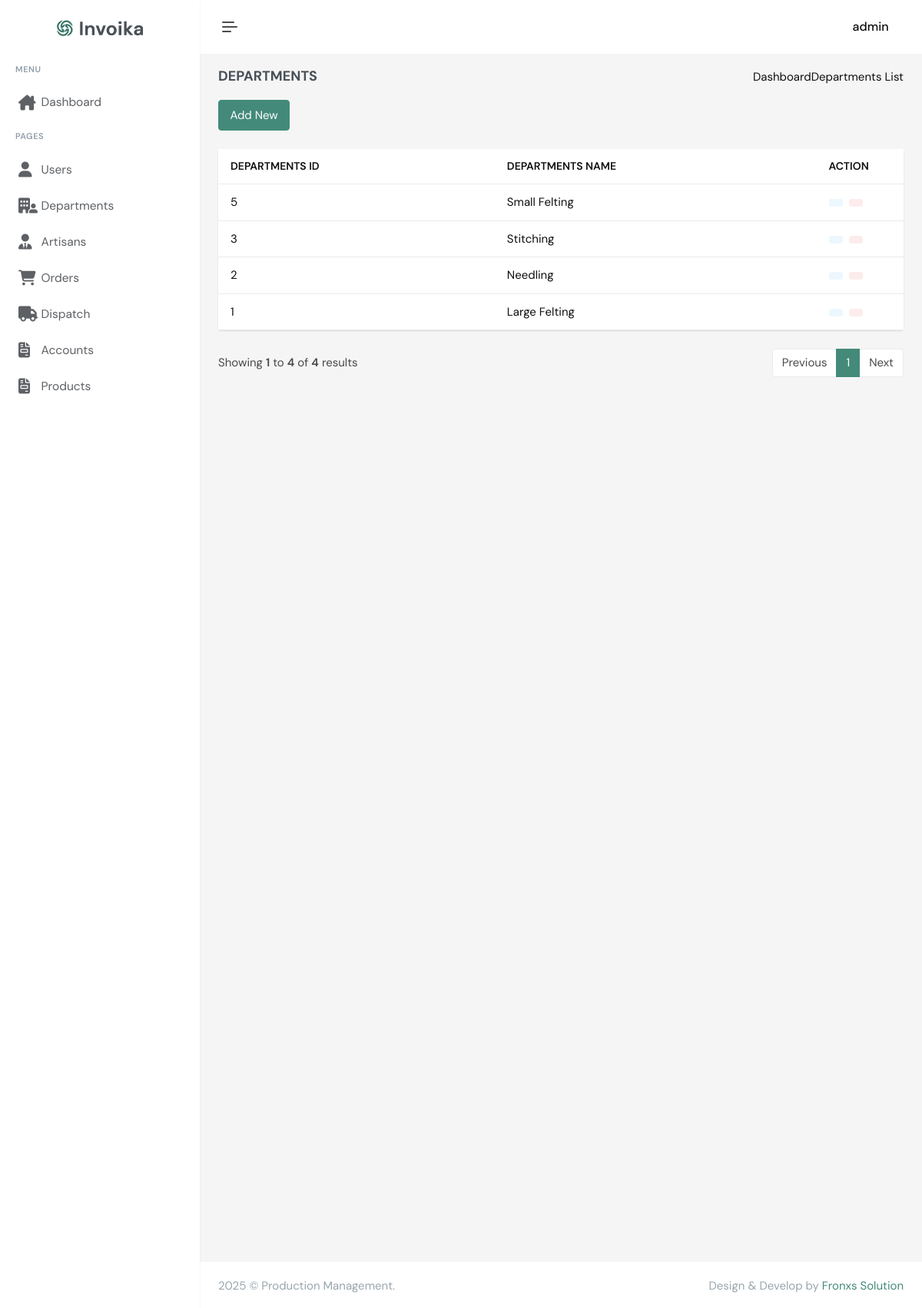
Screenshot of /departments.php (signed in) with the database file from the repository.
### tables this page shows
CREATE TABLE `users` (
  `UserID` int(11) NOT NULL,
  `Username` varchar(100) NOT NULL,
  `Password` varchar(255) NOT NULL,
  `Role` enum('Admin','Manager','Quality Control','Dispatch','Accounts') NOT NULL,
  `is_delete` tinyint(4) NOT NULL DEFAULT '0' COMMENT '0:not delete 1:delete',
  `created_at` timestamp NOT NULL DEFAULT CURRENT_TIMESTAMP,
  `updateed_at` timestamp NOT NULL DEFAULT CURRENT_TIMESTAMP
);

CREATE TABLE `departments` (
  `DepartmentID` int(11) NOT NULL,
  `DepartmentName` varchar(100) NOT NULL,
  `is_delete` int(11) DEFAULT '0' COMMENT '0:not delete 1:delete',
  `created_at` timestamp NOT NULL DEFAULT CURRENT_TIMESTAMP,
  `updateed_at` timestamp NOT NULL DEFAULT CURRENT_TIMESTAMP
);

### departments.php (the view, shortened to what this page needs)
<?php
include "config.php";
include "assets/includes/header.php";
?>
<div class="main-content">
    <div class="page-content">
        <div class="container-fluid">
            <div class="row">
                <div class="col-12">
                    <div class="page-title-box d-sm-flex align-items-center justify-content-between">
                        <h4 class="mb-sm-0">Departments</h4>
                        <div class="page-title-right">
                            <ol class="breadcrumb m-0">
                                <li class="breadcrumb-item"><a href="dashboard">Dashboard</a></li>
                                <li class=" active"><i class="las la-angle-right"></i>Departments List</li>
                            </ol>
                        </div>
                    </div>
                </div>
            </div>
            <div class="row pb-4 gy-3">
                <div class="col-sm-4">
                    <button class="btn btn-primary addPayment-modal" data-bs-toggle="modal" data-bs-target="#addpaymentModal"><i class='bx bx-user-plus'></i> Add New</button>
                </div>
            </div>
            <div class="row">
                <div class="col-xl-12">
                    <div class="card">
                        <div class="card-body">
                            <div class="table-responsive table-card">
                                <table class="table table-hover table-nowrap align-middle mb-0">
                                    <thead>
                                        <tr class="text-muted text-uppercase">
                                            <th scope="col">Departments ID</th>
                                            <th scope="col">Departments Name</th>
                                            <th scope="col" style="width: 12%;">Action</th>
                                        </tr>
                                    </thead>
                                    <tbody>
                                        <?php
                                        $records_per_page = 10;
                                        $current_page = isset($_GET['page']) ? $_GET['page'] : 1;
                                        $offset = ($current_page - 1) * $records_per_page;
                                        $sql_count = "SELECT COUNT(*) as total FROM departments WHERE is_delete = 0";
                                        $result_count = mysqli_query($conn, $sql_count);
                                        $total_records = mysqli_fetch_assoc($result_count)['total'];
                                        $total_pages = ceil($total_records / $records_per_page);
                                        $sql = "SELECT * FROM departments WHERE is_delete = 0 ORDER BY DepartmentID  DESC LIMIT $offset, $records_per_page";
                                        $result = mysqli_query($conn, $sql) or die("Query Failed");
                                        if (mysqli_num_rows($result) > 0) {
                                            while ($row = mysqli_fetch_assoc($result)) {
                                        ?>
                                                <tr data-department_id="<?php echo $row['DepartmentID']; ?>" data-department_name="<?php echo $row['DepartmentName']; ?>" >
                                                    <td><?php echo $row['DepartmentID']; ?></td>
                                                    <td><?php echo $row['DepartmentName']; ?></td>
                                                    <td>
                                                        <ul class="list-inline hstack  mb-0">
                                                            <li class="list-inline-item edit" data-bs-toggle="tooltip" data-bs-trigger="hover" data-bs-placement="top" title="Edit">
                                                                <button href="" class="btn btn-soft-info btn-sm d-inline-block " data-bs-toggle="modal2" data-bs-target="#editpaymentModal">
                                                                </button>
                                                            </li>
                                                            <li class="list-inline-item" data-bs-toggle="tooltip" data-bs-trigger="hover" data-bs-placement="top" title="Remove">
                                                                <a href="department-process?id=<?php echo $row['DepartmentID']; ?>" class="btn btn-soft-danger btn-sm d-inline-block" onclick="return confirm('Do you want to delete this Departments?')">
                                                                </a>
                                                            </li>
                                                        </ul>
                                                    </td>
                                                </tr>
                                        <?php
                                            }
                                        } else {
                                            echo '
                                            <tr>
                                                <td colspan="7"><h2>No Records Found</h2></td>
                                            </tr>';
                                        }
                                        ?>
                                    </tbody>
                                </table>
                            </div>
                        </div>
                    </div>
                </div>
            </div>
            <div class="row align-items-center mb-4 gy-3">
                <div class="col-md-5">
                    <p class="mb-0 text-muted">Showing <b><?php echo ($offset + 1); ?></b> to <b><?php echo min($offset + $records_per_page, $total_records); ?></b> of <b><?php echo $total_records; ?></b> results</p>
                </div>
                <div class="col-sm-auto ms-auto">
                    <nav aria-label="...">
                        <ul class="pagination mb-0">
                            <li class="page-item <?php if ($current_page <= 1) echo 'disabled'; ?>">
                                <a class="page-link" href="?page=<?php echo $current_page - 1; ?>">Previous</a>
                            </li>
                            <?php for ($i = 1; $i <= $total_pages; $i++) { ?>
                                <li class="page-item <?php if ($current_page == $i) echo 'active'; ?>">
                                    <a class="page-link" href="?page=<?php echo $i; ?>"><?php echo $i; ?></a>
                                </li>
                            <?php } ?>
                            <li class="page-item <?php if ($current_page >= $total_pages) echo 'disabled'; ?>">
                                <a class="page-link" href="?page=<?php echo $current_page + 1; ?>">Next</a>
                            </li>
                        </ul>
                    </nav>
                </div>
            </div>
        </div>
    </div>
</div>
<?php
include "assets/includes/footer.php";
?>

### assets/includes/header.php (shortened to what this page needs)
<!doctype html>
<html lang="en" data-layout="vertical" data-topbar="light" data-sidebar="light" data-sidebar-size="lg" data-sidebar-image="none" data-preloader="disable">
<head>
    <link href="assets/libs/jsvectormap/css/jsvectormap.min.css" rel="stylesheet" type="text/css" />
    <link href="assets/css/bootstrap.min.css" rel="stylesheet" type="text/css" />
    <link href="assets/css/icons.min.css" rel="stylesheet" type="text/css" />
    <link href="assets/css/app.min.css" rel="stylesheet" type="text/css" />
    <link rel="stylesheet" href="https://cdnjs.cloudflare.com/ajax/libs/font-awesome/6.6.0/css/all.min.css" />
</head>
<body>
    <div id="layout-wrapper">
        <header id="page-topbar">
            <div class="layout-width">
                <div class="navbar-header">
                    <div class="d-flex">
                        <button type="button"
                            class="btn btn-sm px-3 fs-16 header-item vertical-menu-btn topnav-hamburger"
                            id="topnav-hamburger-icon">
                            <span class="hamburger-icon">
                                <span></span>
                                <span></span>
                                <span></span>
                            </span>
                        </button>
                    </div>
                    <div class="d-flex align-items-center">
                        <div class="dropdown header-item">
                            <button type="button" class="btn" id="page-header-user-dropdown" data-bs-toggle="dropdown"
                                aria-haspopup="true" aria-expanded="false">
                                <span class="d-flex align-items-center">
                                    <span class="text-start ms-xl-2">
                                        <?php
                                        $sql = "SELECT * FROM users WHERE UserID = {$_SESSION['UserID']}";
                                        $result = mysqli_query($conn, $sql);
                                        $row = mysqli_fetch_assoc($result);
                                        ?>
                                        <span class="d-none d-xl-inline-block fw-medium user-name-text fs-16"><?php echo $row['Username'] ?>
                                            <i class="las la-angle-down fs-12 ms-1"></i></span>
                                    </span>
                                </span>
                            </button>
                        </div>
                    </div>
                </div>
            </div>
        </header>
        <div class="app-menu navbar-menu">
            <div class="navbar-brand-box">
                <a href="dashboard" class="logo logo-dark">
                    <span class="logo-lg">
                        <img src="assets/images/logo-dark.png" alt="" height="21">
                    </span>
                </a>
            </div>
            <div id="scrollbar">
                <div class="container-fluid">
                    <ul class="navbar-nav" id="navbar-nav">
                        <li class="menu-title"><span data-key="t-menu">Menu</span></li>
                        <li class="nav-item">
                            <a class="nav-link menu-link" href="dashboard">
                                <i class="fa-solid fa-house-chimney"></i> <span data-key="t-dashboard">Dashboard</span>
                            </a>
                        </li>
                        <li class="menu-title"><i class='bx bx-dots-horizontal-rounded'></i> <span data-key="t-pages">Pages</span></li>
                        <?php if ($_SESSION['Role'] == 'Admin') { ?>
                            <li class="nav-item">
                                <a class="nav-link menu-link" href="users">
                                    <i class="fa-solid fa-user"></i><span data-key="t-users">Users</span>
                                </a>
                            </li>
                            <li class="nav-item">
                                <a class="nav-link menu-link" href="departments">
                                    <i class="fa-solid fa-building-user"></i> <span data-key="t-departments">Departments</span>
                                </a>
                            </li>
                            <li class="nav-item">
                                <a class="nav-link menu-link" href="artisans">
                                    <i class="fa-solid fa-user-tie"></i> <span data-key="t-artisans">Artisans</span>
                                </a>
                            </li>
                        <?php } ?>
                        <?php if ($_SESSION['Role'] == 'Admin' || $_SESSION['Role'] == 'Quality Control' || $_SESSION['Role'] == 'Manager') { ?>
                            <li class="nav-item">
                                <a class="nav-link menu-link" href="orders">
                                    <i class="fa-solid fa-cart-shopping"></i> <span data-key="t-orders">Orders</span>
                                </a>
                            </li>
                        <?php } ?>
                        <?php if ($_SESSION['Role'] == 'Admin' || $_SESSION['Role'] == 'Quality Control') { ?>
                            <li class="nav-item">
                                <a class="nav-link menu-link" href="dispatch">
                                    <i class="fa-solid fa-truck"></i> <span data-key="t-dispatch">Dispatch</span>
                                </a>
                            </li>
                        <?php } ?>
                        <?php if ($_SESSION['Role'] == 'Admin' || $_SESSION['Role'] == 'Accounts') { ?>
                            <li class="nav-item">
                                <a class="nav-link menu-link" href="accounts">
                                    <i class="fa-solid fa-file-invoice"></i> <span data-key="t-accounts">Accounts</span>
                                </a>
                            </li>
                        <?php } ?>
                        <?php if ($_SESSION['Role'] == 'Admin' || $_SESSION['Role'] == 'Products') { ?>
                            <li class="nav-item">
                                <a class="nav-link menu-link" href="products">
                                    <i class="fa-solid fa-file-invoice"></i> <span data-key="t-products">Products</span>
                                </a>
                            </li>
                        <?php } ?>
                    </ul>
                </div>
            </div>
        </div>

### rows the page displays
users: Username "admin"
departments: DepartmentID "5", DepartmentName "Small Felting"
departments: DepartmentID "3", DepartmentName "Stitching"
departments: DepartmentID "2", DepartmentName "Needling"
departments: DepartmentID "1", DepartmentName "Large Felting"

### other values shown
$offset + 1 "1"
min($offset + $records_per_page, $total_records) "4"
$total_records "4"
